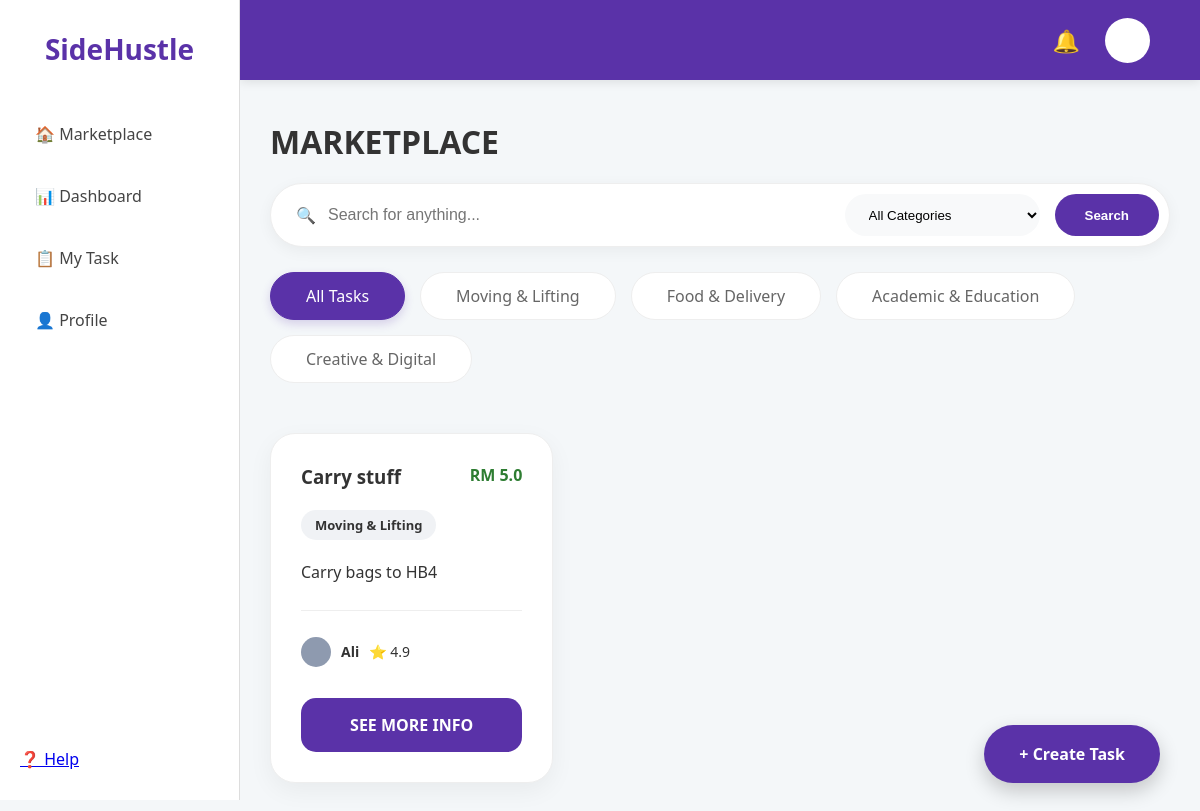
/marketplace, run on an earlier commit of the app's database.
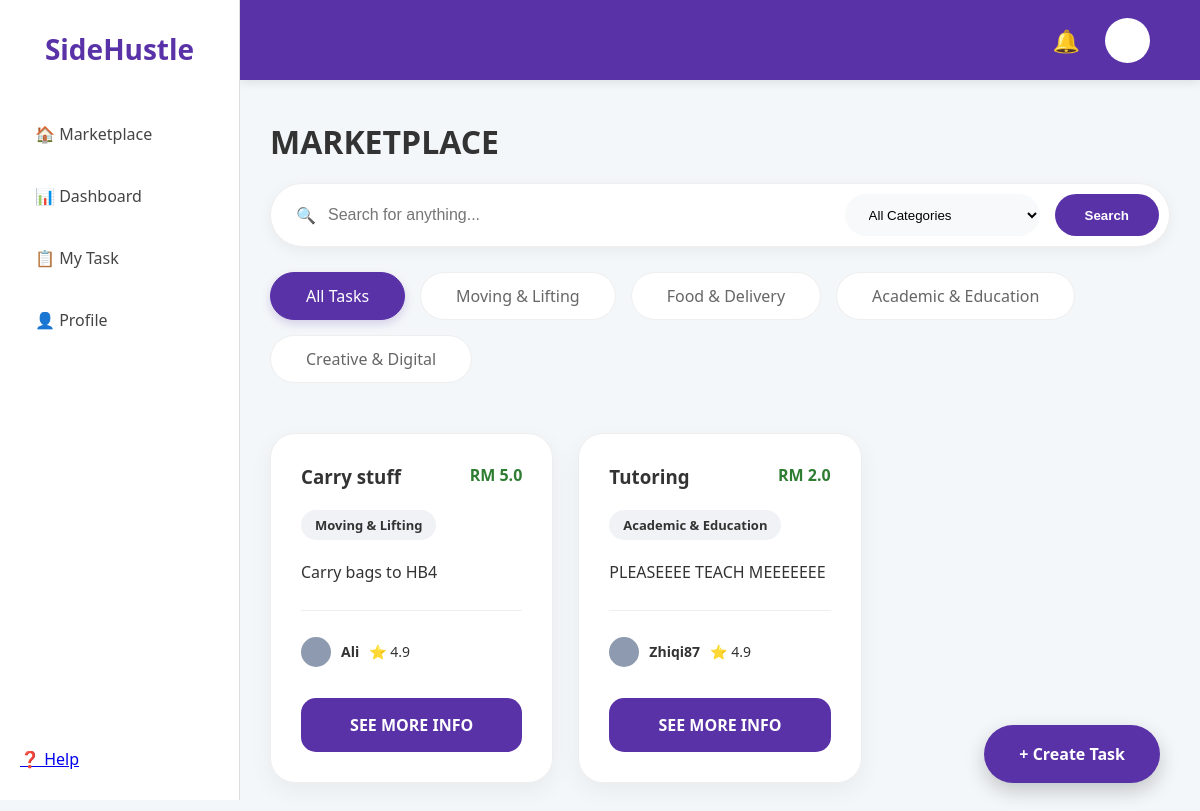
And on a later commit of the database.
### app.py (models this page shows, shortened)
class Task(db.Model):
    id = db.Column(db.Integer, primary_key=True)
    title = db.Column(db.String(100), nullable=False)
    price = db.Column(db.Float, nullable=False)
    description = db.Column(db.Text, nullable=False)
    category = db.Column(db.String(50), nullable=False)
    status = db.Column(db.String(20), default='Available')
    user = db.Column(db.String(50), default='Ali')
    rating = db.Column(db.Float, default=4.9)
    urgent = db.Column(db.Boolean, default=False)
    deadline = db.Column(db.String(50))
    capacity = db.Column(db.Integer, default=1)
    tasker = db.Column(db.String(50)) # Stores the username of the person hired
    progress = db.Column(db.Integer, default=0) # Stores 0, 25, 50, 75, or 100

### app.py (the view)
@app.route('/marketplace')
def marketplace():
    query = request.args.get('q')
    category = request.args.get('cat')
    tasks_filter = Task.query
    if query:
        tasks_filter = tasks_filter.filter((Task.title.contains(query)) | (Task.description.contains(query)))
    if category:
        tasks_filter = tasks_filter.filter(Task.category == category)
    all_tasks = tasks_filter.all()
    current_user = None
    if 'user_id' in session:
        current_user = User.query.get(session['user_id'])
    return render_template('marketplace.html', tasks=all_tasks, user=current_user)

### templates/marketplace.html (shortened to what this page needs)
<!DOCTYPE html>
<html>
<head>
    <link rel="stylesheet" href="{{ url_for('static', filename='style.css') }}">
</head>
<body>
    <div class="main-layout">
        <div class="sidebar">
            <div class="sidebar-top">
                <h2>SideHustle</h2>
                <div class="sidebar-menu">
                    <a href="{{ url_for('marketplace') }}">🏠 Marketplace</a>
                    <a href="/dashboard">📊 Dashboard</a>
                    <a href="{{ url_for('my_task') }}">📋 My Task</a>
                    <a href="#">👤 Profile</a>
                </div>
            </div>
            <div class="sidebar-bottom">
                <a href="#" class="menu-item">❓ Help</a>
            </div>
        </div>
        <div class="top-nav">
            <div class="nav-icons">
                <span>🔔</span>
                <div class="profile-circle"></div>
            </div>
        </div>
        <div class="content">
            <h1 style="text-align: left; margin-bottom: 20px;">MARKETPLACE</h1>
            <div class="search-container">
                <form action="{{ url_for('marketplace') }}" method="GET" class="search-form">
                    <div class="search-input-wrapper">
                        <span class="search-icon">🔍</span>
                        <input type="text" name="q" placeholder="Search for anything..." value="{{ request.args.get('q', '') }}">
                    </div>
                    <select name="cat" class="nav-select">
                        <option value="">All Categories</option>
                    </select>
                    <button type="submit" class="btn-search">Search</button>
                </form>
                <div class="category-chips">
                    <a href="{{ url_for('marketplace') }}" class="chip {% if not request.args.get('cat') %}active{% endif %}">All Tasks</a>
                    <a href="{{ url_for('marketplace', cat='Moving & Lifting') }}" class="chip {% if request.args.get('cat') == 'Moving & Lifting' %}active{% endif %}">Moving & Lifting</a>
                    <a href="{{ url_for('marketplace', cat='Food & Delivery') }}" class="chip {% if request.args.get('cat') == 'Food & Delivery' %}active{% endif %}">Food & Delivery</a>
                    <a href="{{ url_for('marketplace', cat='Academic & Education') }}" class="chip {% if request.args.get('cat') == 'Academic & Education' %}active{% endif %}">Academic & Education</a>
                    <a href="{{ url_for('marketplace', cat='Creative & Digital') }}" class="chip {% if request.args.get('cat') == 'Creative & Digital' %}active{% endif %}">Creative & Digital</a>
                </div>
            </div>
                <div class="task-grid">
                    {% for task in tasks %}
                    <div class="card">
                        <div style="display: flex; justify-content: space-between;">
                            <h3>{{ task.title }}</h3>
                            <span style="color: #2e7d32; font-weight: bold;">RM {{ task.price }}</span>
                        </div>
                        <div style="margin: 10px 0;">
                            <span class="tag">{{ task.category }}</span>
                        </div>
                        <p>{{ task.description }}</p>
                        <hr style="border: 0; border-top: 1px solid #eee; margin: 15px 0;">
                        <div style="display: flex; align-items: center; gap: 10px; font-size: 14px;">
                            <div style="width: 30px; height: 30px; background: #8e9aaf; border-radius: 50%;"></div>
                            <span><strong>{{ task.user }}</strong></span> <span>⭐ {{ task.rating }}</span>
                        </div>
                        <a href="{{ url_for('task_detail', task_id=task.id) }}" class="btn-primary">SEE MORE INFO</a>
                    </div>
                    {% endfor %}
                </div>
            </div>
        </div>
    <a href="{{ url_for('post_task') }}" class="fab">+ Create Task</a>
</body>
</html>

### static/style.css (style rules this page uses)
* { box-sizing: border-box; margin: 0; padding: 0; }
body { font-family: 'Segoe UI', Roboto, Helvetica, Arial, sans-serif; background-color: #f4f7f9; color: #333; overflow-x: hidden; }
.main-layout { display: flex; }
.sidebar { width: 240px; height: 100vh; background: white; border-right: 1px solid #ddd; position: fixed; top: 0; left: 0; display: flex; flex-direction: column; justify-content: space-between; padding: 30px 20px; z-index: 3000; }
.sidebar h2 { color: #5a32a8; font-size: 28px; margin-bottom: 40px; text-align: center; }
.sidebar-menu a { display: block; padding: 15px; text-decoration: none; color: #444; font-weight: 500; border-radius: 12px; margin-bottom: 10px; transition: 0.3s; }
.top-nav { position: fixed; top: 0; left: 240px; right: 0; height: 80px; background-color: #5a32a8; display: flex; justify-content: flex-end; align-items: center; padding: 0 50px; z-index: 2000; box-shadow: 0 2px 10px rgba(0,0,0,0.1); }
.nav-icons { display: flex; align-items: center; gap: 25px; color: white; font-size: 22px; }
.profile-circle { width: 45px; height: 45px; background: white; border-radius: 50%; border: 2px solid rgba(255,255,255,0.3); cursor: pointer; }
.content { margin-left: 240px; margin-top: 80px; padding: 40px 30px; width: calc(100% - 240px); box-sizing: border-box; }
.task-grid { display: grid; grid-template-columns: repeat(3, 1fr); gap: 25px; margin-top: 20px; width: 100%; max-width: 1100px; }
.card { background: white; border-radius: 25px; padding: 30px; border: 1px solid #eee; box-shadow: 0 8px 24px rgba(0,0,0,0.05); display: flex; flex-direction: column; justify-content: space-between; min-height: 350px; }
.tag { display: inline-block; padding: 6px 14px; border-radius: 20px; font-size: 13px; font-weight: bold; background: #f0f2f5; margin-right: 8px; }
.btn-primary { display: block; width: 100%; background: #5a32a8; color: white; padding: 16px; text-align: center; border-radius: 15px; text-decoration: none; font-weight: bold; border: none; margin-top: 20px; cursor: pointer; transition: 0.2s; }
.fab { position: fixed; bottom: 40px; right: 40px; background: #5a32a8; color: white; padding: 18px 35px; border-radius: 40px; text-decoration: none; font-weight: bold; box-shadow: 0 8px 20px rgba(0,0,0,0.2); z-index: 4000; }
.search-container { margin: 20px 0 50px 0; display: flex; flex-direction: column; gap: 25px; width: 100%; }
.search-form { display: flex; gap: 15px; background: white; padding: 10px; border-radius: 50px; box-shadow: 0 4px 15px rgba(0,0,0,0.05); border: 1px solid #eee; }
.search-input-wrapper { flex: 1; display: flex; align-items: center; padding-left: 15px; }
.search-form input { width: 100%; border: none; padding: 12px; font-size: 16px; outline: none; }
.btn-search { padding: 0 30px; background: #5a32a8; color: white; border: none; border-radius: 30px; font-weight: bold; cursor: pointer; transition: 0.2s; }
.nav-select { border: none; background: #f8f9fa; padding: 0 20px; border-radius: 30px; font-weight: 500; cursor: pointer; outline: none; }
.category-chips { display: flex; gap: 15px; flex-wrap: wrap; }
.chip { text-decoration: none; padding: 12px 35px; border-radius: 50px; background-color: white; color: #666; font-weight: 500; border: 1.5px solid #eee; transition: all 0.3s ease; white-space: nowrap; }
.chip.active { background-color: #5a32a8; color: white; border-color: #5a32a8; box-shadow: 0 4px 10px rgba(90, 50, 168, 0.2); }

What changed in the data, as far as the page shows it:
added Task: title "Tutoring", price "2.0", category "Academic & Education", description "PLEASEEEE TEACH MEEEEEEE", user "Zhiqi87", rating "4.9"
